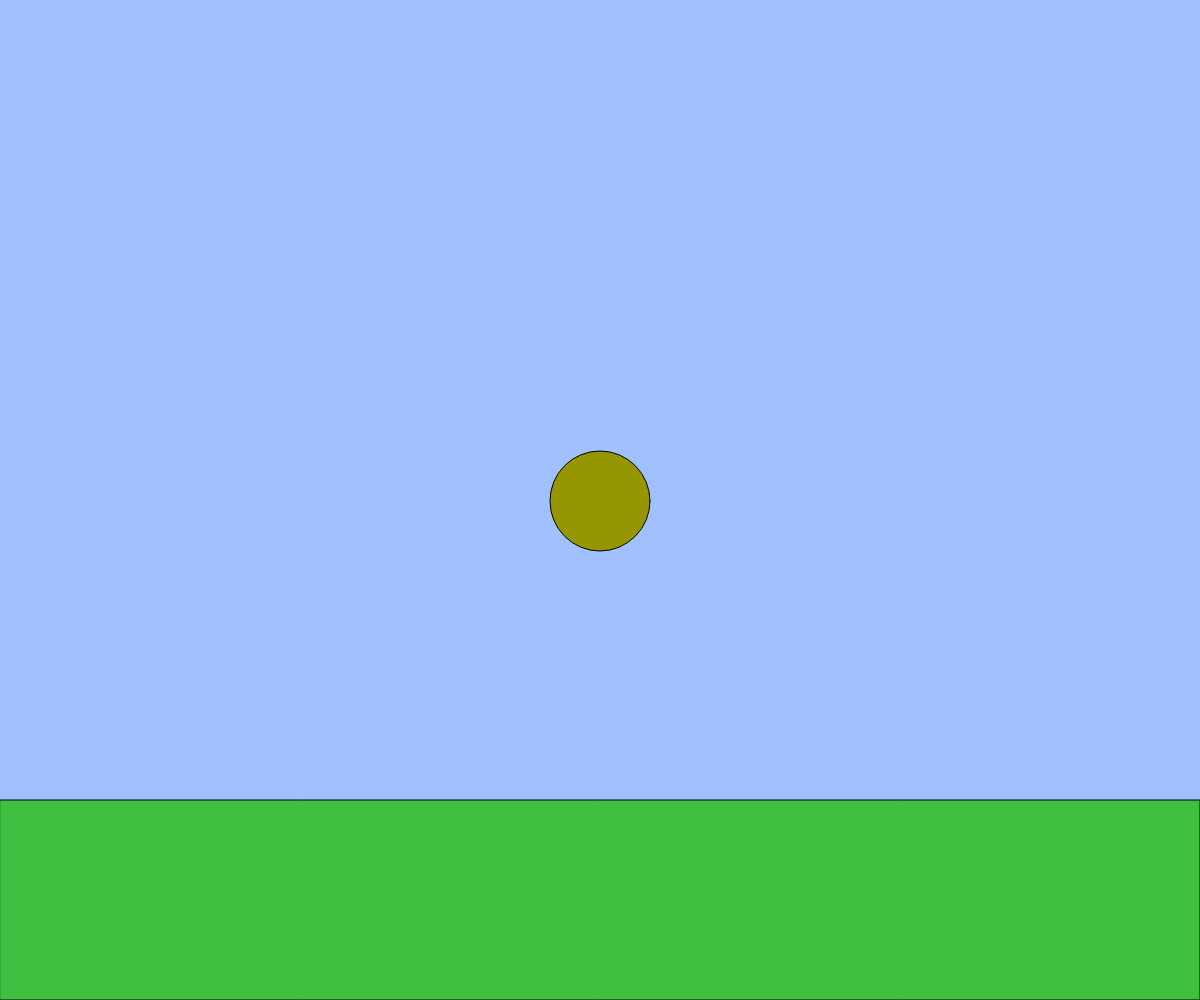
Frame 1 (no input)
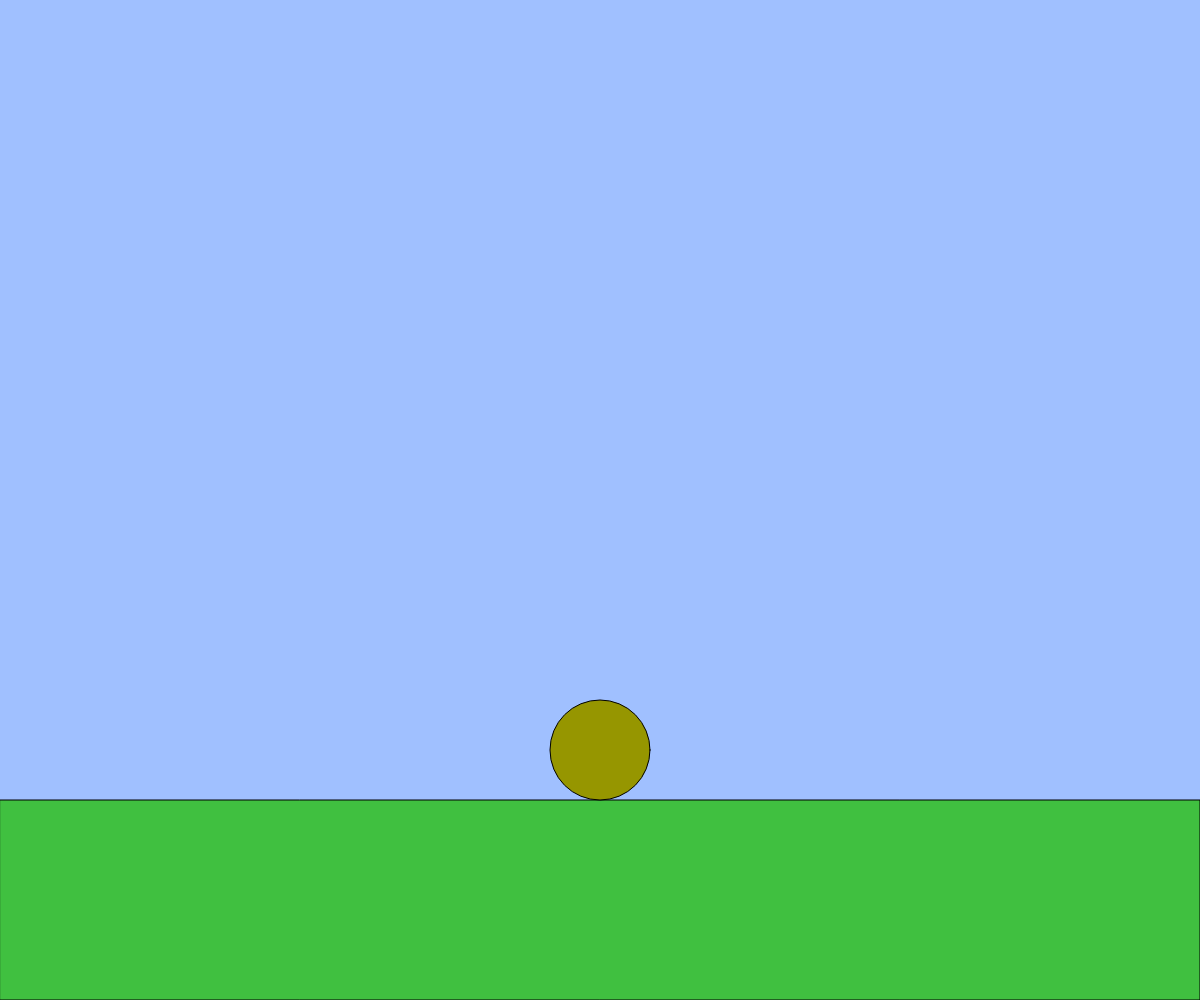
Frame 60 (no input)
Frame 120 (the mouse pressed at the canvas centre since frame 60): identical to frame 60, image omitted

The p5.js sketch that drew these frames (run headless with seeded random() and noise() and a simulated clock; from frame 60 on, the mouse is pressed at the canvas centre):

// p5.js sketch
// ── sketch.js
// 2D アニメーションゲームのようなインタラクション
let x, y;
let vx, vy;
const g = 1;

function setup(){
  createCanvas(windowWidth, windowHeight);
  x = width / 2;
  y = height / 2;
  vx = 0;
  vy = 0;
}

function windowResized(){
  resizeCanvas(windowWidth, windowHeight);
}

function draw(){
  background(160, 192, 255);
  const size = height * 0.1; // キャラクターのサイズ

  // 地面を描く
  const groundY = height * 0.8;
  fill(64, 192, 64);
  rect( 0, groundY, width, height - groundY );


  // BLANK[1] キャラクターの左右移動
  if ( keyIsDown(RIGHT_ARROW) ){
    vx = 5;
    if( keyIsDown(SHIFT) ){
      vx = 10;  //走る
    }
  } else if (keyIsDown(LEFT_ARROW)){
    vx = -5;
    if (keyIsDown(SHIFT)){
      vx = -10; //走る
    }
  } else {
    vx = 0
  }



  // BLANK[2] 重力とジャンプ
  vy += g //重力を与える
  if ( y + size / 2 >= groundY ){ //地面に着地したら
    y = groundY - size / 2;
    vy = 0; //落下速度をリセット
  }
  if ( keyIsDown && key === " " && y + size /2 >= groundY ){
    vy = -15; //ジャンプの初速
  } 

  // 速くなりすぎないように制限
  vx = constrain(vx, -20, 20);
  vy = constrain(vy, -20, 20);

  // 位置を更新
  x += vx;
  y += vy;

  // キャラクターを描く
  fill(150, 150, 0);
  ellipse(x, y, size, size);
}
